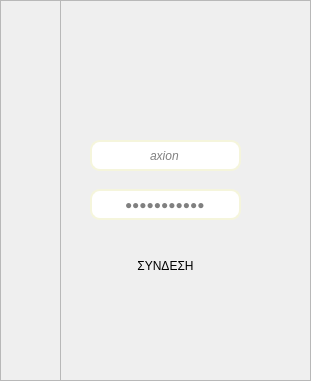
   <widget class="QFrame" name="login_fm">
    <property name="geometry">
     <rect>
      <x>0</x>
      <y>0</y>
      <width>311</width>
      <height>381</height>
     </rect>
    </property>
    <property name="styleSheet">
     <string notr="true">background-color: &quot;#2c3531&quot;;
background-image: url(:/icons/icon_menu.png);</string>
    </property>
    <property name="frameShape">
     <enum>QFrame::StyledPanel</enum>
    </property>
    <property name="frameShadow">
     <enum>QFrame::Raised</enum>
    </property>
    <widget class="QPushButton" name="login_btn">
     <property name="geometry">
      <rect>
       <x>90</x>
       <y>250</y>
       <width>151</width>
       <height>31</height>
      </rect>
     </property>
     <property name="styleSheet">
      <string notr="true">QPushButton {
	background-color: '#116466';
 	border-radius: 10px;
}</string>
     </property>
     <property name="text">
      <string>ΣΥΝΔΕΣΗ</string>
     </property>
    </widget>
    <widget class="QLineEdit" name="user_tb">
     <property name="geometry">
      <rect>
       <x>90</x>
       <y>140</y>
       <width>151</width>
       <height>31</height>
      </rect>
     </property>
     <property name="font">
      <font>
       <italic>true</italic>
      </font>
     </property>
     <property name="mouseTracking">
      <bool>true</bool>
     </property>
     <property name="styleSheet">
      <string notr="true">QLineEdit {
color: gray;
 border: 2px solid gray;
background-color: '#ffcb9a';
border-color: beige;
 border-radius: 10px;
}</string>
     </property>
     <property name="text">
      <string>axion</string>
     </property>
     <property name="alignment">
      <set>Qt::AlignCenter</set>
     </property>
    </widget>
    <widget class="QPushButton" name="minim_btn">
     <property name="geometry">
      <rect>
       <x>250</x>
       <y>10</y>
       <width>21</width>
       <height>21</height>
      </rect>
     </property>
     <property name="focusPolicy">
      <enum>Qt::NoFocus</enum>
     </property>
     <property name="styleSheet">
      <string notr="true"/>
     </property>
     <property name="text">
      <string/>
     </property>
     <property name="icon">
      <iconset>
       <normaloff>icons/minimize.png</normaloff>icons/minimize.png</iconset>
     </property>
     <property name="flat">
      <bool>true</bool>
     </property>
    </widget>
    <widget class="QPushButton" name="main_exit_btn">
     <property name="geometry">
      <rect>
       <x>280</x>
       <y>10</y>
       <width>21</width>
       <height>21</height>
      </rect>
     </property>
     <property name="focusPolicy">
      <enum>Qt::NoFocus</enum>
     </property>
     <property name="styleSheet">
      <string notr="true"/>
     </property>
     <property name="text">
      <string/>
     </property>
     <property name="icon">
      <iconset>
       <normaloff>icons/exit.png</normaloff>icons/exit.png</iconset>
     </property>
     <property name="flat">
      <bool>true</bool>
     </property>
    </widget>
    <widget class="QLabel" name="image_lb">
     <property name="geometry">
      <rect>
       <x>130</x>
       <y>60</y>
       <width>61</width>
       <height>61</height>
      </rect>
     </property>
     <property name="text">
      <string/>
     </property>
     <property name="pixmap">
      <pixmap>icons/user.png</pixmap>
     </property>
     <property name="scaledContents">
      <bool>true</bool>
     </property>
     <property name="alignment">
      <set>Qt::AlignCenter</set>
     </property>
    </widget>
    <widget class="QLineEdit" name="pass_tb">
     <property name="geometry">
      <rect>
       <x>90</x>
       <y>189</y>
       <width>151</width>
       <height>31</height>
      </rect>
     </property>
     <property name="font">
      <font>
       <italic>true</italic>
      </font>
     </property>
     <property name="styleSheet">
      <string notr="true">QLineEdit {
color: gray;
 border: 2px solid gray;
background-color: '#ffcb9a';
border-color: beige;
 border-radius: 10px;
}</string>
     </property>
     <property name="text">
      <string>h6945441201</string>
     </property>
     <property name="echoMode">
      <enum>QLineEdit::Password</enum>
     </property>
     <property name="alignment">
      <set>Qt::AlignCenter</set>
     </property>
    </widget>
    <widget class="QLabel" name="info_lb">
     <property name="geometry">
      <rect>
       <x>90</x>
       <y>230</y>
       <width>151</width>
       <height>16</height>
      </rect>
     </property>
     <property name="styleSheet">
      <string notr="true">color: rgb(170, 0, 0);</string>
     </property>
     <property name="text">
      <string/>
     </property>
     <property name="alignment">
      <set>Qt::AlignCenter</set>
     </property>
    </widget>
    <widget class="QFrame" name="toolBar_fm">
     <property name="geometry">
      <rect>
       <x>0</x>
       <y>0</y>
       <width>61</width>
       <height>471</height>
      </rect>
     </property>
     <property name="frameShape">
      <enum>QFrame::StyledPanel</enum>
     </property>
     <property name="frameShadow">
      <enum>QFrame::Raised</enum>
     </property>
     <widget class="QPushButton" name="toggle_bt">
      <property name="enabled">
       <bool>true</bool>
      </property>
      <property name="geometry">
       <rect>
        <x>5</x>
        <y>0</y>
        <width>56</width>
        <height>48</height>
       </rect>
      </property>
      <property name="styleSheet">
       <string notr="true"/>
      </property>
      <property name="text">
       <string/>
      </property>
      <property name="icon">
       <iconset>
        <normaloff>icons/icon_menu.png</normaloff>icons/icon_menu.png</iconset>
      </property>
      <property name="flat">
       <bool>true</bool>
      </property>
     </widget>
     <widget class="QPushButton" name="home_bt">
      <property name="enabled">
       <bool>true</bool>
      </property>
      <property name="geometry">
       <rect>
        <x>5</x>
        <y>50</y>
        <width>56</width>
        <height>48</height>
       </rect>
      </property>
      <property name="sizePolicy">
       <sizepolicy hsizetype="Expanding" vsizetype="Fixed">
        <horstretch>0</horstretch>
        <verstretch>0</verstretch>
       </sizepolicy>
      </property>
      <property name="minimumSize">
       <size>
        <width>0</width>
        <height>45</height>
       </size>
      </property>
      <property name="font">
       <font>
        <pointsize>10</pointsize>
       </font>
      </property>
      <property name="cursor">
       <cursorShape>OpenHandCursor</cursorShape>
      </property>
      <property name="mouseTracking">
       <bool>true</bool>
      </property>
      <property name="toolTip">
       <string>HOME PAGE</string>
      </property>
      <property name="styleSheet">
       <string notr="true"/>
      </property>
      <property name="text">
       <string/>
      </property>
      <property name="icon">
       <iconset>
        <normaloff>icons/home.png</normaloff>icons/home.png</iconset>
      </property>
      <property name="iconSize">
       <size>
        <width>45</width>
        <height>40</height>
       </size>
      </property>
      <property name="flat">
       <bool>true</bool>
      </property>
     </widget>
     <widget class="QPushButton" name="taek_bt">
      <property name="enabled">
       <bool>true</bool>
      </property>
      <property name="geometry">
       <rect>
        <x>5</x>
        <y>109</y>
        <width>56</width>
        <height>48</height>
       </rect>
      </property>
      <property name="sizePolicy">
       <sizepolicy hsizetype="Expanding" vsizetype="Fixed">
        <horstretch>0</horstretch>
        <verstretch>0</verstretch>
       </sizepolicy>
      </property>
      <property name="minimumSize">
       <size>
        <width>0</width>
        <height>45</height>
       </size>
      </property>
      <property name="font">
       <font>
        <pointsize>10</pointsize>
       </font>
      </property>
      <property name="cursor">
       <cursorShape>OpenHandCursor</cursorShape>
      </property>
      <property name="mouseTracking">
       <bool>true</bool>
      </property>
      <property name="toolTip">
       <string>TAEKWON-DO</string>
      </property>
      <property name="styleSheet">
       <string notr="true"/>
      </property>
      <property name="text">
       <string/>
      </property>
      <property name="icon">
       <iconset>
        <normaloff>icons/taek_1.png</normaloff>icons/taek_1.png</iconset>
      </property>
      <property name="iconSize">
       <size>
        <width>45</width>
        <height>40</height>
       </size>
      </property>
      <property name="flat">
       <bool>true</bool>
      </property>
     </widget>
     <widget class="QPushButton" name="fencing_bt">
      <property name="enabled">
       <bool>true</bool>
      </property>
      <property name="geometry">
       <rect>
        <x>5</x>
        <y>168</y>
        <width>56</width>
        <height>48</height>
       </rect>
      </property>
      <property name="sizePolicy">
       <sizepolicy hsizetype="Expanding" vsizetype="Fixed">
        <horstretch>0</horstretch>
        <verstretch>0</verstretch>
       </sizepolicy>
      </property>
      <property name="minimumSize">
       <size>
        <width>0</width>
        <height>45</height>
       </size>
      </property>
      <property name="font">
       <font>
        <pointsize>10</pointsize>
       </font>
      </property>
      <property name="cursor">
       <cursorShape>OpenHandCursor</cursorShape>
      </property>
      <property name="mouseTracking">
       <bool>true</bool>
      </property>
      <property name="toolTip">
       <string>ΞΙΦΑΣΚΙΑ</string>
      </property>
      <property name="styleSheet">
       <string notr="true"/>
      </property>
      <property name="text">
       <string/>
      </property>
      <property name="icon">
       <iconset>
        <normaloff>icons/fencing.png</normaloff>icons/fencing.png</iconset>
      </property>
      <property name="iconSize">
       <size>
        <width>40</width>
        <height>40</height>
       </size>
      </property>
      <property name="flat">
       <bool>true</bool>
      </property>
     </widget>
     <widget class="QPushButton" name="oplo_bt">
      <property name="enabled">
       <bool>true</bool>
      </property>
      <property name="geometry">
       <rect>
        <x>5</x>
        <y>227</y>
        <width>56</width>
        <height>48</height>
       </rect>
      </property>
      <property name="sizePolicy">
       <sizepolicy hsizetype="Expanding" vsizetype="Fixed">
        <horstretch>0</horstretch>
        <verstretch>0</verstretch>
       </sizepolicy>
      </property>
      <property name="minimumSize">
       <size>
        <width>0</width>
        <height>45</height>
       </size>
      </property>
      <property name="font">
       <font>
        <pointsize>10</pointsize>
       </font>
      </property>
      <property name="cursor">
       <cursorShape>OpenHandCursor</cursorShape>
      </property>
      <property name="mouseTracking">
       <bool>true</bool>
      </property>
      <property name="toolTip">
       <string>ΟΠΛΟΜΑΧΙΑ</string>
      </property>
      <property name="styleSheet">
       <string notr="true"/>
      </property>
      <property name="text">
       <string/>
      </property>
      <property name="icon">
       <iconset>
        <normaloff>icons/shield.png</normaloff>icons/shield.png</iconset>
      </property>
      <property name="iconSize">
       <size>
        <width>45</width>
        <height>40</height>
       </size>
      </property>
      <property name="flat">
       <bool>true</bool>
      </property>
     </widget>
     <widget class="QPushButton" name="eco_bt">
      <property name="enabled">
       <bool>true</bool>
      </property>
      <property name="geometry">
       <rect>
        <x>5</x>
        <y>286</y>
        <width>56</width>
        <height>48</height>
       </rect>
      </property>
      <property name="sizePolicy">
       <sizepolicy hsizetype="Expanding" vsizetype="Fixed">
        <horstretch>0</horstretch>
        <verstretch>0</verstretch>
       </sizepolicy>
      </property>
      <property name="minimumSize">
       <size>
        <width>0</width>
        <height>45</height>
       </size>
      </property>
      <property name="font">
       <font>
        <pointsize>10</pointsize>
       </font>
      </property>
      <property name="cursor">
       <cursorShape>OpenHandCursor</cursorShape>
      </property>
      <property name="mouseTracking">
       <bool>true</bool>
      </property>
      <property name="toolTip">
       <string>ΟΙΚΟΝΟΜΙΚΑ</string>
      </property>
      <property name="styleSheet">
       <string notr="true"/>
      </property>
      <property name="text">
       <string/>
      </property>
      <property name="icon">
       <iconset>
        <normaloff>icons/finance.png</normaloff>icons/finance.png</iconset>
      </property>
      <property name="iconSize">
       <size>
        <width>45</width>
        <height>40</height>
       </size>
      </property>
      <property name="flat">
       <bool>true</bool>
      </property>
     </widget>
     <widget class="QPushButton" name="prese_bt">
      <property name="enabled">
       <bool>true</bool>
      </property>
      <property name="geometry">
       <rect>
        <x>5</x>
        <y>345</y>
        <width>56</width>
        <height>48</height>
       </rect>
      </property>
      <property name="sizePolicy">
       <sizepolicy hsizetype="Expanding" vsizetype="Fixed">
        <horstretch>0</horstretch>
        <verstretch>0</verstretch>
       </sizepolicy>
      </property>
      <property name="minimumSize">
       <size>
        <width>0</width>
        <height>45</height>
       </size>
      </property>
      <property name="font">
       <font>
        <pointsize>9</pointsize>
       </font>
      </property>
      <property name="cursor">
       <cursorShape>OpenHandCursor</cursorShape>
      </property>
      <property name="mouseTracking">
       <bool>true</bool>
      </property>
      <property name="toolTip">
       <string>ΠΑΡΟΥΣΙΕΣ</string>
      </property>
      <property name="styleSheet">
       <string notr="true"/>
      </property>
      <property name="text">
       <string/>
      </property>
      <property name="icon">
       <iconset>
        <normaloff>icons/open-book.png</normaloff>icons/open-book.png</iconset>
      </property>
      <property name="iconSize">
       <size>
        <width>45</width>
        <height>40</height>
       </size>
      </property>
      <property name="flat">
       <bool>true</bool>
      </property>
     </widget>
     <widget class="QPushButton" name="members_bt">
      <property name="enabled">
       <bool>true</bool>
      </property>
      <property name="geometry">
       <rect>
        <x>5</x>
        <y>404</y>
        <width>56</width>
        <height>48</height>
       </rect>
      </property>
      <property name="sizePolicy">
       <sizepolicy hsizetype="Expanding" vsizetype="Fixed">
        <horstretch>0</horstretch>
        <verstretch>0</verstretch>
       </sizepolicy>
      </property>
      <property name="minimumSize">
       <size>
        <width>0</width>
        <height>45</height>
       </size>
      </property>
      <property name="font">
       <font>
        <pointsize>9</pointsize>
       </font>
      </property>
      <property name="cursor">
       <cursorShape>OpenHandCursor</cursorShape>
      </property>
      <property name="mouseTracking">
       <bool>true</bool>
      </property>
      <property name="toolTip">
       <string>ΜΕΛΗ</string>
      </property>
      <property name="styleSheet">
       <string notr="true"/>
      </property>
      <property name="text">
       <string/>
      </property>
      <property name="icon">
       <iconset>
        <normaloff>icons/members.png</normaloff>icons/members.png</iconset>
      </property>
      <property name="iconSize">
       <size>
        <width>45</width>
        <height>40</height>
       </size>
      </property>
      <property name="flat">
       <bool>true</bool>
      </property>
     </widget>
    </widget>
   </widget>
